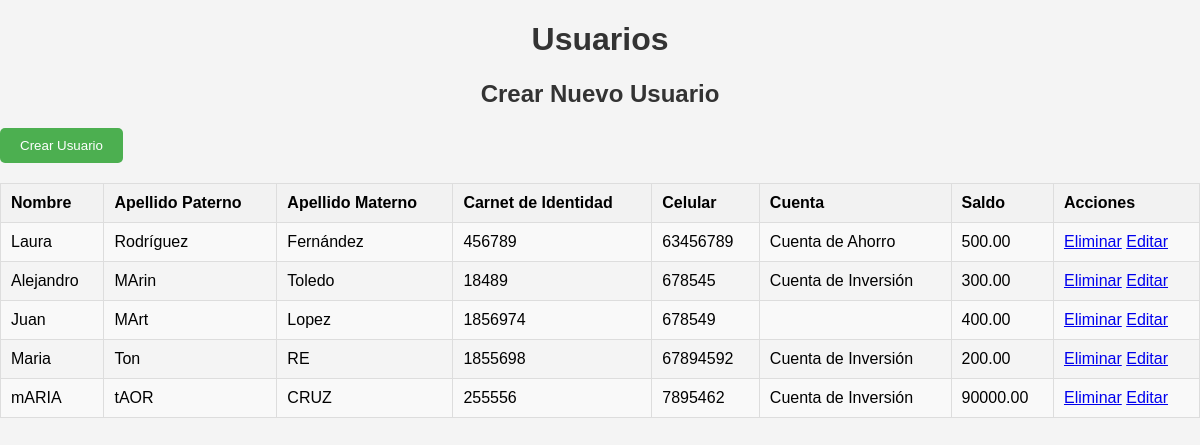
/Ejercicio2-ABC/index.php, run on the app's committed database.
### tables this page shows
CREATE TABLE `cuentas_bancarias` (
  `id_cuenta` int(11) NOT NULL,
  `id_persona` int(11) DEFAULT NULL,
  `tipo` varchar(20) DEFAULT NULL,
  `saldo` decimal(10,2) DEFAULT NULL
);

CREATE TABLE `personas` (
  `id_persona` int(11) NOT NULL,
  `nombre` varchar(50) DEFAULT NULL,
  `ci` varchar(50) DEFAULT NULL,
  `apellidoPaterno` varchar(50) DEFAULT NULL,
  `apellidoMaterno` varchar(50) DEFAULT NULL,
  `celular` varchar(50) DEFAULT NULL,
  `departamento` varchar(50) DEFAULT NULL,
  `activo` tinyint(1) DEFAULT 1
);

### Ejercicio2-ABC/usuarios.php (called while the page is built, shortened)
<?php
function obtenerUsuarios($conexion) {
    $sql = "SELECT cuentas_bancarias.*, personas.*
    FROM cuentas_bancarias
    INNER JOIN personas ON cuentas_bancarias.id_persona = personas.id_persona";
    $resultado = $conexion->query($sql);
    return $resultado->fetch_all(MYSQLI_ASSOC);
}
?>

### Ejercicio2-ABC/index.php (the view, shortened to what this page needs)
<!DOCTYPE html>
<html lang="es">
<head>
    <link rel="stylesheet" href="styles.css">
</head>
<body>
    <h1>Usuarios</h1>
    <h2>Crear Nuevo Usuario</h2>
    <input type="button" value="Crear Usuario" id="botonCrearUsuario">
    <table border="1">
        <tr>
            <th>Nombre</th>
            <th>Apellido Paterno</th>
            <th>Apellido Materno</th>
            <th>Carnet de Identidad</th>
            <th>Celular</th>
            <th>Cuenta</th>
            <th>Saldo</th>
            <th>Acciones</th>
        </tr>
        <?php
        include 'conexion.php';
        include 'usuarios.php';
        $personas = obtenerUsuarios($conexion);
        foreach ($personas as $usuario) {
            echo "<tr>";
            echo "<td>{$usuario['nombre']}</td>";
            echo "<td>{$usuario['apellidoPaterno']}</td>";
            echo "<td>{$usuario['apellidoMaterno']}</td>";
            echo "<td>{$usuario['ci']}</td>";
            echo "<td>{$usuario['celular']}</td>";
            echo "<td>{$usuario['tipo']}</td>";
            echo "<td>{$usuario['saldo']}</td>";
            echo "<td><a href='eliminar_usuario.php?id={$usuario['id_persona']}'>Eliminar</a>
            <a href='#' class='editar' data-id='{$usuario['id_persona']}' data-nombre='{$usuario['nombre']}' data-apellido-paterno='{$usuario['apellidoPaterno']}' data-apellido-materno='{$usuario['apellidoMaterno']}' data-carnet='{$usuario['ci']}' data-celular='{$usuario['celular']}' data-tipo='{$usuario['tipo']}' data-saldo='{$usuario['saldo']}'>Editar</a>
            </td>";
        }
        ?>
    </table>
</body>
</html>

### Ejercicio2-ABC/styles.css (style rules this page uses)
body { font-family: Arial, sans-serif; margin: 0; padding: 0; background-color: #f4f4f4; }
h1, h2 { color: #333; text-align: center; }
table { width: 100%; border-collapse: collapse; margin-top: 20px; }
th, td { border: 1px solid #ddd; padding: 10px; text-align: left; }
th { background-color: #f2f2f2; }
tr:nth-child(even) { background-color: #f9f9f9; }
input[type="button"], input[type="submit"] { background-color: #4CAF50; color: white; padding: 10px 20px; border: none; cursor: pointer; border-radius: 5px; }

### data on the page
cuentas_bancarias: id_persona.nombre "Laura", id_persona.apellidoPaterno "Rodríguez", id_persona.apellidoMaterno "Fernández", id_persona.ci "456789", id_persona.celular "63456789", tipo "Cuenta de Ahorro", saldo "500.00"
cuentas_bancarias: id_persona.nombre "Alejandro", id_persona.apellidoPaterno "MArin", id_persona.apellidoMaterno "Toledo", id_persona.ci "18489", id_persona.celular "678545", tipo "Cuenta de Inversión", saldo "300.00"
cuentas_bancarias: id_persona.nombre "Juan", id_persona.apellidoPaterno "MArt", id_persona.apellidoMaterno "Lopez", id_persona.ci "1856974", id_persona.celular "678549", saldo "400.00"
cuentas_bancarias: id_persona.nombre "Maria", id_persona.apellidoPaterno "Ton", id_persona.apellidoMaterno "RE", id_persona.ci "1855698", id_persona.celular "67894592", tipo "Cuenta de Inversión", saldo "200.00"
cuentas_bancarias: id_persona.nombre "mARIA", id_persona.apellidoPaterno "tAOR", id_persona.apellidoMaterno "CRUZ", id_persona.ci "255556", id_persona.celular "7895462", tipo "Cuenta de Inversión", saldo "90000.00"
